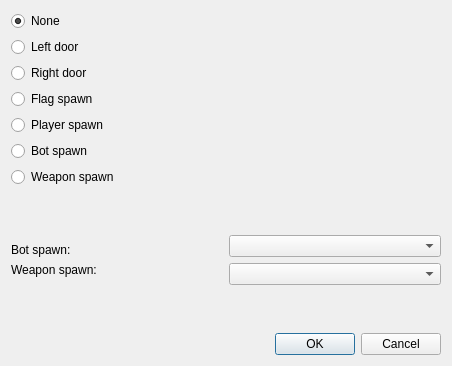
<?xml version="1.0" encoding="UTF-8"?>
<ui version="4.0">
 <class>TileDialog</class>
 <widget class="QDialog" name="TileDialog">
  <property name="geometry">
   <rect>
    <x>0</x>
    <y>0</y>
    <width>452</width>
    <height>366</height>
   </rect>
  </property>
  <property name="windowTitle">
   <string>Dialog</string>
  </property>
  <layout class="QVBoxLayout" name="verticalLayout">
   <item>
    <layout class="QVBoxLayout" name="verticalLayout_2">
     <item>
      <widget class="QRadioButton" name="rbDoorNone">
       <property name="text">
        <string>None</string>
       </property>
       <property name="checked">
        <bool>true</bool>
       </property>
      </widget>
     </item>
     <item>
      <widget class="QRadioButton" name="rbDoorL">
       <property name="text">
        <string>Left door</string>
       </property>
      </widget>
     </item>
     <item>
      <widget class="QRadioButton" name="rbDoorR">
       <property name="text">
        <string>Right door</string>
       </property>
      </widget>
     </item>
     <item>
      <widget class="QRadioButton" name="rbFlagSpawn">
       <property name="text">
        <string>Flag spawn</string>
       </property>
      </widget>
     </item>
     <item>
      <widget class="QRadioButton" name="rbPlayerSpawn">
       <property name="text">
        <string>Player spawn</string>
       </property>
      </widget>
     </item>
     <item>
      <widget class="QRadioButton" name="rbBotSpawn">
       <property name="text">
        <string>Bot spawn</string>
       </property>
      </widget>
     </item>
     <item>
      <widget class="QRadioButton" name="rbWeaponSpawn">
       <property name="text">
        <string>Weapon spawn</string>
       </property>
      </widget>
     </item>
    </layout>
   </item>
   <item>
    <layout class="QHBoxLayout" name="horizontalLayout">
     <property name="sizeConstraint">
      <enum>QLayout::SetDefaultConstraint</enum>
     </property>
     <item alignment="Qt::AlignBottom">
      <widget class="QLabel" name="label">
       <property name="text">
        <string>Bot spawn:</string>
       </property>
      </widget>
     </item>
     <item alignment="Qt::AlignBottom">
      <widget class="QComboBox" name="cbBotSpawn"/>
     </item>
    </layout>
   </item>
   <item>
    <layout class="QHBoxLayout" name="horizontalLayout_2">
     <property name="sizeConstraint">
      <enum>QLayout::SetDefaultConstraint</enum>
     </property>
     <item alignment="Qt::AlignTop">
      <widget class="QLabel" name="label_2">
       <property name="text">
        <string>Weapon spawn:</string>
       </property>
      </widget>
     </item>
     <item alignment="Qt::AlignTop">
      <widget class="QComboBox" name="cbWeaponSpawn"/>
     </item>
    </layout>
   </item>
   <item>
    <widget class="QDialogButtonBox" name="buttonBox">
     <property name="orientation">
      <enum>Qt::Horizontal</enum>
     </property>
     <property name="standardButtons">
      <set>QDialogButtonBox::Cancel|QDialogButtonBox::Ok</set>
     </property>
    </widget>
   </item>
  </layout>
 </widget>
 <resources/>
 <connections>
  <connection>
   <sender>buttonBox</sender>
   <signal>accepted()</signal>
   <receiver>TileDialog</receiver>
   <slot>accept()</slot>
   <hints>
    <hint type="sourcelabel">
     <x>248</x>
     <y>254</y>
    </hint>
    <hint type="destinationlabel">
     <x>157</x>
     <y>274</y>
    </hint>
   </hints>
  </connection>
  <connection>
   <sender>buttonBox</sender>
   <signal>rejected()</signal>
   <receiver>TileDialog</receiver>
   <slot>reject()</slot>
   <hints>
    <hint type="sourcelabel">
     <x>316</x>
     <y>260</y>
    </hint>
    <hint type="destinationlabel">
     <x>286</x>
     <y>274</y>
    </hint>
   </hints>
  </connection>
 </connections>
</ui>
